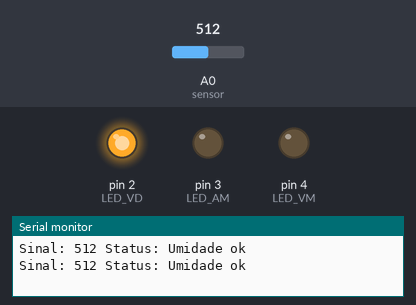
Bench run of a sketch on a simulated Arduino Uno, built with avr-gcc and run on an emulated ATmega328P. Parts: output pins drawn as LEDs (lit = HIGH), the last lines printed to the serial monitor. The inputs (shaded band) are chosen by the test bench; at power-on: A0 (sensor) = 512.

Above: at 1.8 s.
1.9 s: A0 (sensor) set to 357
3.4 s: A0 (sensor) set to 339
At 4.3 s:
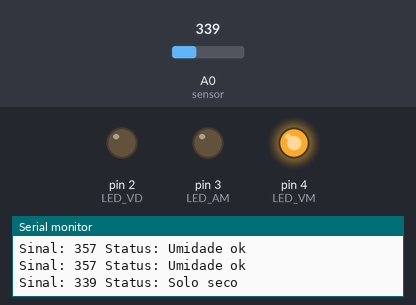
5.5 s: A0 (sensor) set to 760
At 7.1 s:
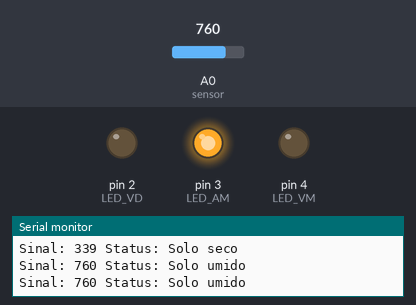
7.5 s: A0 (sensor) set to 734
At 8.7 s:
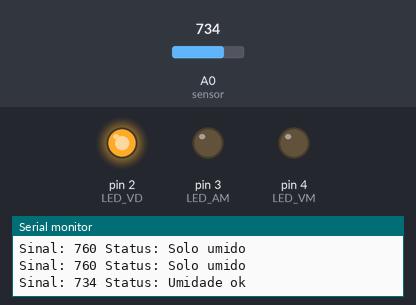
9.5 s: A0 (sensor) set to 900
At 11.4 s:
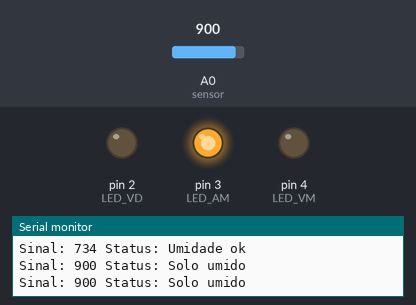
Timing chart, 0 to 12.5 s (numbered marks = the images above; inputs shaded):
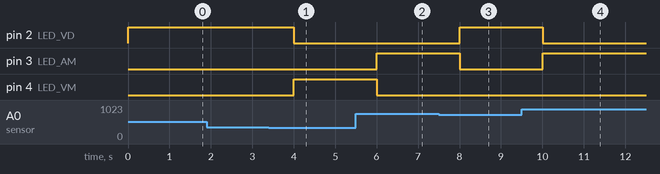

Measured:
- the behaviour switches between 350 and 349 on A0 (sensor) (found by bisection; images 0 and 1)
- the behaviour switches between 750 and 749 on A0 (sensor) (found by bisection; images 2 and 3)
- after the input at 3.4 s, pin 2 (LED_VD): HIGH → LOW after 0.60 s; pin 4 (LED_VM): LOW → HIGH after 0.60 s
- after the input at 5.5 s, pin 3 (LED_AM): LOW → HIGH after 0.50 s; pin 4 (LED_VM): HIGH → LOW after 0.50 s
- after the input at 7.5 s, pin 2 (LED_VD): LOW → HIGH after 0.50 s; pin 3 (LED_AM): HIGH → LOW after 0.50 s
- after the input at 9.5 s, pin 2 (LED_VD): HIGH → LOW after 0.51 s; pin 3 (LED_AM): LOW → HIGH after 0.51 s

The sketch:

sensor_umidade_solo.ino
```cpp
#define sensor A0                     		//Define nome da variavel sensor associada ao pino A0
#define LED_VD 2                      		//Define nome da variavel LEDVD associada ao pino 2
#define LED_AM 3                      		//Define nome da variavel LEDAM associada ao pino 3
#define LED_VM 4                      		//Define nome da variavel LEDVM associada ao pino 4

void setup()                          		//Inicia a função setup (configuração)
	{                                 		//Abertura da função setup (configuração)
  	Serial.begin(9600);                     // Inicializa o monitor serial e define a taxa de transmissão de dados
  	pinMode(sensor, INPUT);           		//Define modo de operação do pino associado a sensor como entrada
  	pinMode(LED_VD, OUTPUT);          		//Define modo de operação do pino associado a LEDVD como saída
  	pinMode(LED_AM, OUTPUT);          		//Define modo de operação do pino associado a LEDAM como saída
    pinMode(LED_VM, OUTPUT);          		//Define modo de operação do pino associado a LEDVM como saída
	}                                 		//Fechamento da função setup (configuração)

void loop()                           		//Inicia a função loop (laço de repetição)
	{                                 		//Abertura da função loop (laço de repetição)
  	int sinal = analogRead(sensor);   		//Efetua leitura analógica da variavel sensor e armazena na variavel sinal do tipo int
  	Serial.print("Sinal: ");                //Imprime no monitor serial o texto entre aspas duplas
  	Serial.print(sinal);                    //Imprime no monitor serial o valor da variavel LDR e pula linha

  	if (sinal >= 0 && sinal < 350)  		//Compara SE sinal atende a duas condições simultaneamente
  	{                        		        //Abertura da estrutura if (condicional)
    Serial.println(" Status: Solo seco");  //Imprime no monitor serial o texto entre aspas duplas
    apagar();                               //Chama a função apagar para que apague todos os LEDs
    digitalWrite(LED_VM, HIGH);             //Coloca a variável digital LEDAM em nível lógico alto
  	}                                       //Fechamento da estrutura if (condicional)

  	if (sinal >= 350 && sinal < 750)        //Compara SE sinal atende a duas condições simultaneamente
  	{                                       //Abertura da estrutura if (condicional)
    Serial.println(" Status: Umidade ok");  //Imprime no monitor serial o texto entre aspas duplas
    apagar();                               //Chama a função apagar para que apague todos os LEDs
    digitalWrite(LED_VD, HIGH);             //Coloca a variável digital LEDVD em nível lógico alto
  	}                                       //Fechamento da estrutura if (condicional)

  	if (sinal >= 750 && sinal < 1023)       //Compara SE sinal atende a duas condições simultaneamente
  	{                                       //Abertura da estrutura if (condicional)
    Serial.println(" Status: Solo umido");   //Imprime no monitor serial o texto entre aspas duplas
    apagar();                               //Chama a função apagar para que apague todos os LEDs
    digitalWrite(LED_AM, HIGH);             //Coloca a variável digital LEDVM em nível lógico alto
  	}                                       //Fechamento da estrutura if (condicional)
  	delay(1000);                      		//Implementa atraso em ms
	}                                 		//Fechamento da função loop (laço de repetição)

void apagar()                         		//Cria e inicia a função apagar que não retorna nenhum dado
  	{                                 		//Abertura da função apagar
  	digitalWrite(LED_VM, LOW);        		//Coloca a variável digital LEDVM em nível lógico alto
  	digitalWrite(LED_VD, LOW);        		//Coloca a variável digital LEDVD em nível lógico alto
  	digitalWrite(LED_AM, LOW);        		//Coloca a variável digital LEDAM em nível lógico alto
  	}                                 		//Fechamento da função apagar
```
